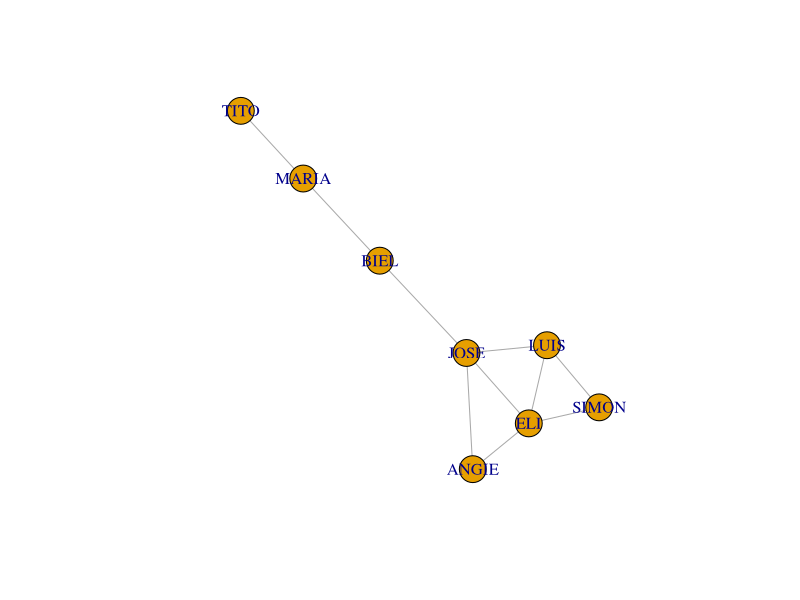
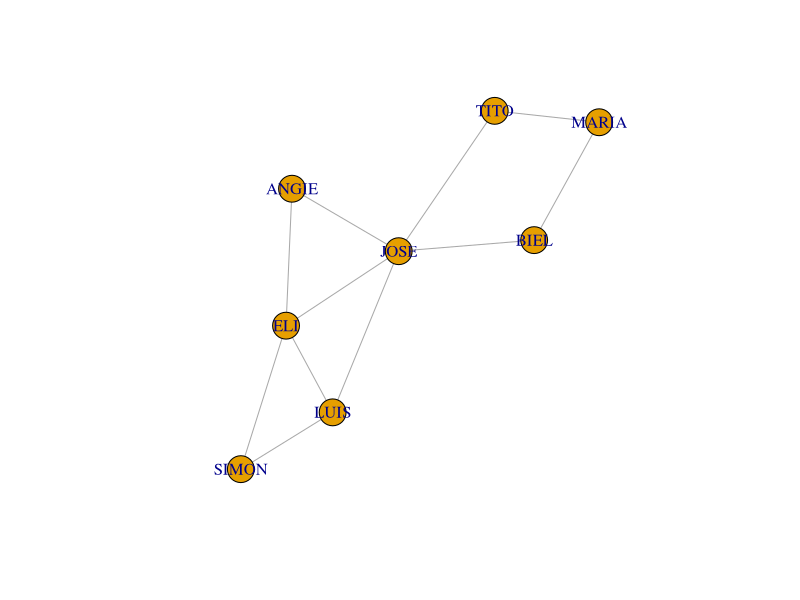
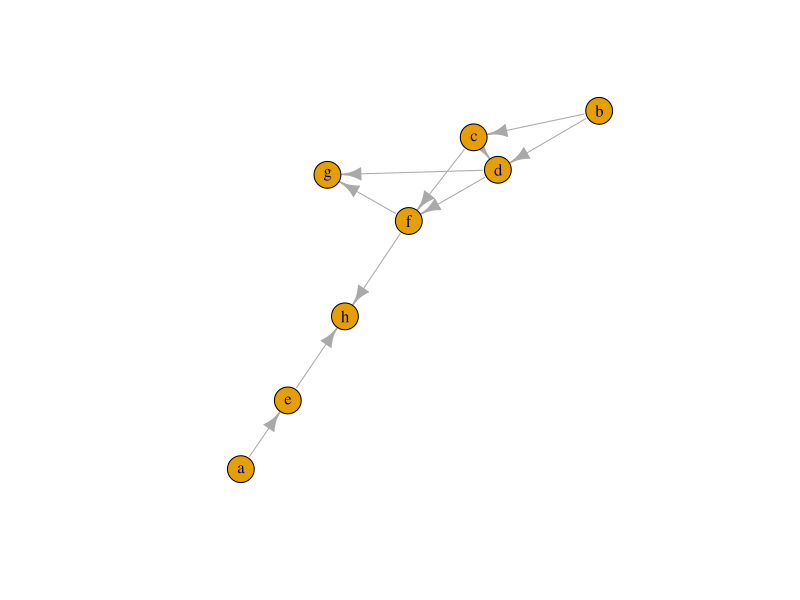
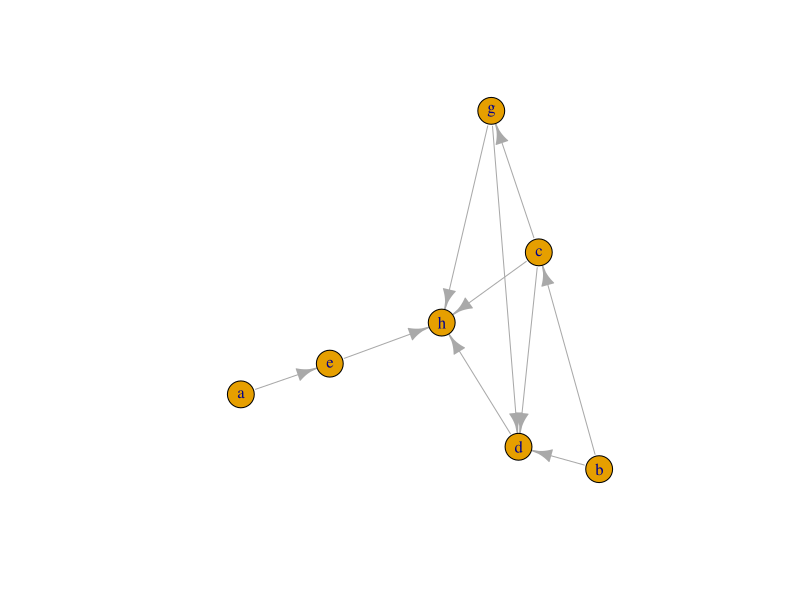
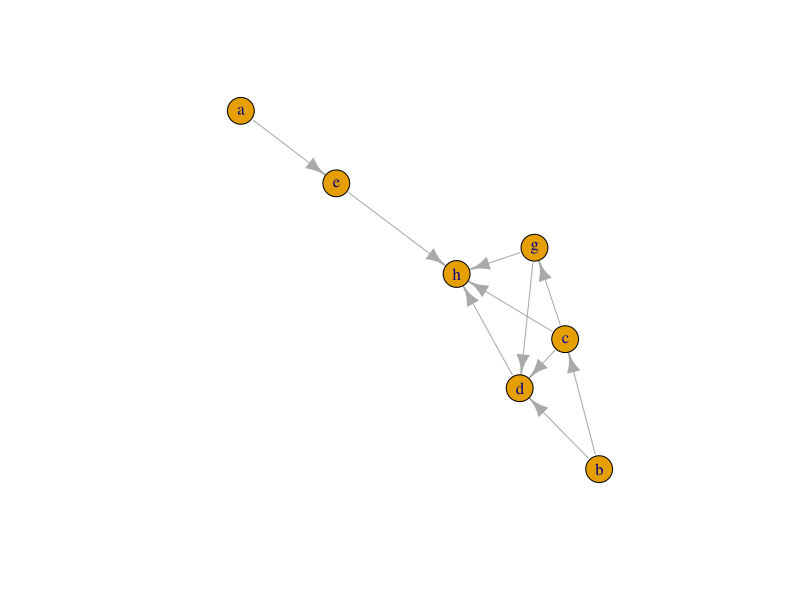

Write R code to recreate these figures, in order. (Note: this script raises an error after producing the figures.)
rm(list = ls())
library(igraph)

# PREGUNTA 1

g7 <- graph_from_literal(LUIS-ELI:JOSE-ANGIE:ELI-JOSE,TITO-MARIA-BIEL-JOSE-LUIS-SIMON-ELI)
plot(g7)

#PREGUNTA 2

g9 <- graph_from_literal(LUIS-ELI:JOSE-ANGIE:ELI-JOSE,TITO-MARIA-BIEL-JOSE-LUIS-SIMON-ELI, JOSE-TITO-MARIA-BIEL)
plot(g9)

# PREGUNTA 3

E(g7) # Estos son las aristas del grafo del primer ejercicio.
E(g9) # Estos son las aristas del grafo del segundo ejercicio.
V(g7) # Estos son el numero de vertices del grafo del primer ejercicio.
V(g9) # Estos son el numero de vertices del grafo del segundo ejercicio.

# PREGUNTA 4

as_adj(g7) # Matriz adyacente para el primer grafo.
as_adj(g9) # Matriz adyacente para el segundo grafo.

# PREGUNTA 5
# Usare el grafo creado en la segunda pregunta:

# PREGUNTA 6

# Usare el grafo creado en la segunda pregunta:

n <- c(vcount(g9)) # Order: Nos indica en numero de vertices del grafo.
m <- c(ecount(g9)) # Size: Nos indica en nuermo de aristas que tiene el grafo.
dens <- c(graph.density(g9)) # Density: Nos indica la densidad del grafo.

v1 <- c("The order of G is", n, "its size is", m, "and its density is", dens)
v1

# PREGUNTA 7

degree(g9) # Estos son todos los grados de cada nodo.

# PREGUNTA 8

g10 <- graph_from_literal(c-+d:f-+g:f-d,a-+e-+h+-f-c+-b-+d)
plot(g10)

# PREGUNTA 9

vcount(g10)
ecount(g10)

# PREGUNTA 10

as_adj(g10)

# PREGUNTA 11

g12 <- graph_from_literal(c-+d:h+-g:g+-c, a-+e-+h+-d+-b-+c)
plot(g12)

# PREGUNTA 12

g13 <- simplify(g12, remove.multiple = TRUE, remove.loops = TRUE)
plot(g13)

# PREGUNTA 13

degree(g13)
degree(g13, mode = c("out", "in"))
